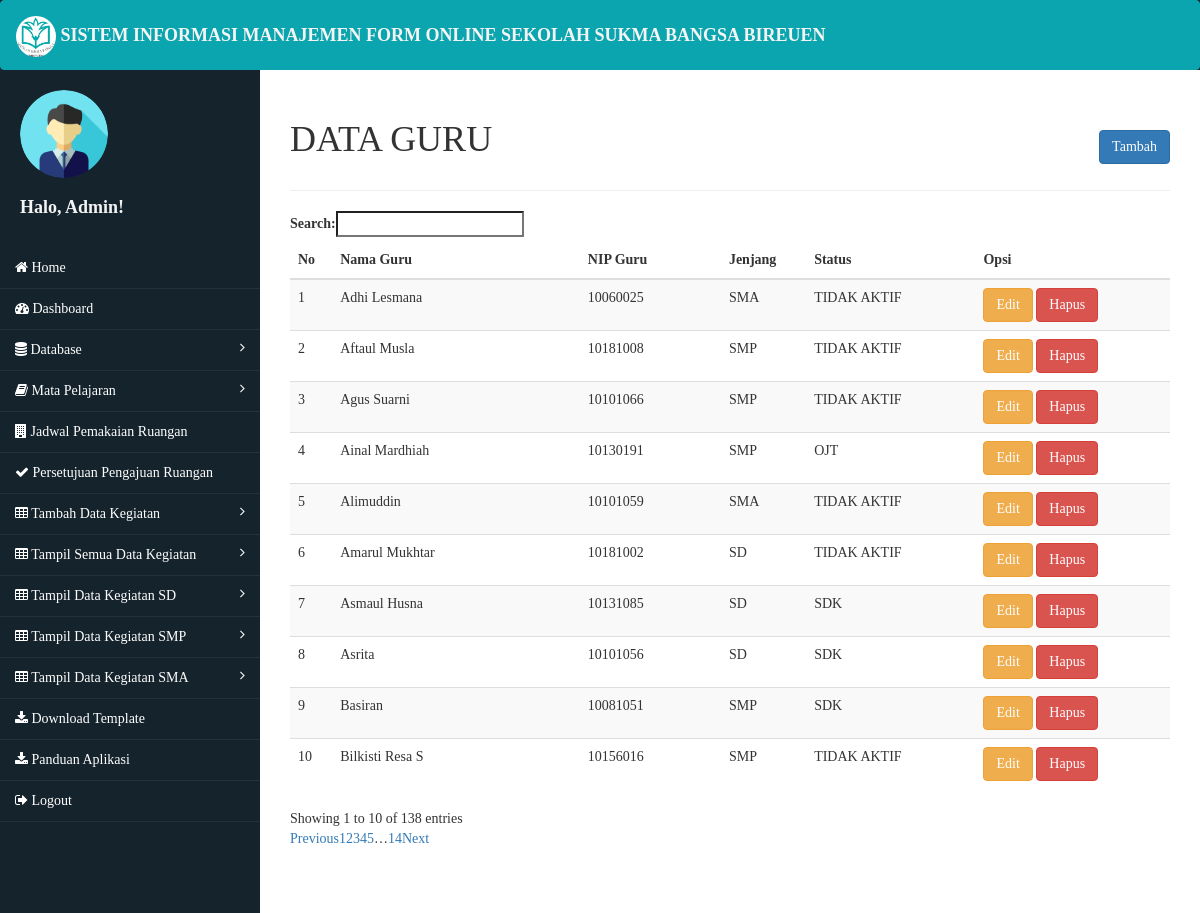
The app's page /admin/index.php?halaman=guru (signed in) with its own data.
### tables this page shows
CREATE TABLE `guru` (
  `id_guru` int(11) NOT NULL,
  `id_jenjang` varchar(255) NOT NULL,
  `nama_guru` varchar(255) NOT NULL,
  `nip_guru` varchar(255) NOT NULL,
  `status_guru` varchar(255) NOT NULL
);

CREATE TABLE `jenjang` (
  `id_jenjang` int(11) NOT NULL,
  `nama_jenjang` varchar(255) NOT NULL
);

### config/class.php (called while the page is built, shortened)
<?php
	$db_host = "localhost";
	$db_user = "root";
	$db_pass = "kebersamaan";
	$db_name = "simfoni";
$database = new mysqli($db_host, $db_user, $db_pass, $db_name);
class guru
{
	function __construct($database)
	{
		$this->koneksi = $database;
	}
	function tampil_guru_admin2()
	{
		$semua_data = array();
		$ambil = $this->koneksi->query("SELECT * FROM guru
			LEFT JOIN jenjang ON guru.id_jenjang = jenjang.id_jenjang");
		while ($data_array = $ambil->fetch_assoc())
		{
			$semua_data[] = $data_array;
		}
		return $semua_data;
	}
}
$guru = new guru($database);
?>

### admin/guru/guru.php (the view, shortened to what this page needs)
<div class="row">
	<div class="col-md-6">
		<h1>DATA GURU</h1>
	</div>
	<div class="col-md-6">
		<div class="tambah-user">
		<a href="index.php?halaman=tambah_guru" class="btn btn-primary">Tambah</a>
		</div>
	</div>
</div>
<hr>
<?php
	$data_guru = $guru->tampil_guru_admin2();
?>
<table class="table table-hover table-striped" id="data-table" >
	<thead>
		<tr>
			<th>No</th>
			<th>Nama Guru</th>
			<th>NIP Guru</th>
			<th>Jenjang</th>
			<th>Status</th>
			<th>Opsi</th>
		</tr>
	</thead>
	<tbody>
		<?php foreach ($data_guru as $key => $value): ?>
		<tr>
			<td><?php echo $key+1; ?></td>
			<td><?php echo $value['nama_guru']; ?></td>
			<td><?php echo $value['nip_guru']; ?></td>
			<td><?php echo $value['nama_jenjang']; ?></td>
			<td><?php echo $value['status_guru']; ?></td>
			<td>
				<a href="index.php?halaman=edit_guru&id_guru=<?php echo $value['id_guru'] ?>" class="btn btn-warning">Edit</a>
				<a href="index.php?halaman=hapus_guru&id_guru=<?php echo $value['id_guru']; ?>" class="btn btn-danger" onclick="return confirm('hapus data <?php echo $value["nama_guru"]; ?> ?')">Hapus</a>
			</td>
		</tr>
		<?php endforeach ?>
	</tbody>
</table>

### assets/css/sendiri.css (style rules this page uses)
body { font-family: modern; }

### assets/css/admin.css (style rules this page uses)
.tambah-user { text-align: right; margin-top: 30px; }

### records on screen
guru: nama_guru "Adhi Lesmana", nip_guru "10060025", id_jenjang.nama_jenjang "SMA", status_guru "TIDAK AKTIF"
guru: nama_guru "Aftaul Musla", nip_guru "10181008", id_jenjang.nama_jenjang "SMP", status_guru "TIDAK AKTIF"
guru: nama_guru "Agus Suarni", nip_guru "10101066", id_jenjang.nama_jenjang "SMP", status_guru "TIDAK AKTIF"
guru: nama_guru "Ainal Mardhiah", nip_guru "10130191", id_jenjang.nama_jenjang "SMP", status_guru "OJT"
guru: nama_guru "Alimuddin", nip_guru "10101059", id_jenjang.nama_jenjang "SMA", status_guru "TIDAK AKTIF"
guru: nama_guru "Amarul Mukhtar", nip_guru "10181002", id_jenjang.nama_jenjang "SD", status_guru "TIDAK AKTIF"
guru: nama_guru "Asmaul Husna", nip_guru "10131085", id_jenjang.nama_jenjang "SD", status_guru "SDK"
guru: nama_guru "Asrita", nip_guru "10101056", id_jenjang.nama_jenjang "SD", status_guru "SDK"
guru: nama_guru "Basiran", nip_guru "10081051", id_jenjang.nama_jenjang "SMP", status_guru "SDK"
guru: nama_guru "Bilkisti Resa S", nip_guru "10156016", id_jenjang.nama_jenjang "SMP", status_guru "TIDAK AKTIF"

### other values on screen
$db_lokasi "BIREUEN"
